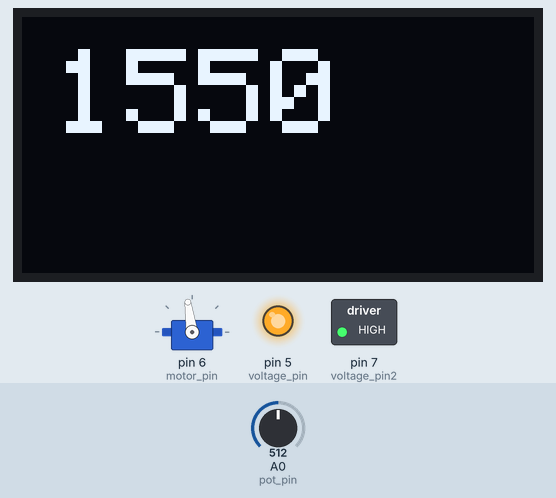
Simulated run of this sketch. Board: Arduino Uno, built with avr-gcc and run on an emulated ATmega328P. Parts: servo, 128×64 one-colour display, switched loads named in the sketch (green lamp = pin HIGH), output pins drawn as LEDs (lit = HIGH). The inputs (shaded band) are chosen by the test bench; at power-on: A0 (pot_pin) = 512.

Above: at 2.2 s.
2.3 s: A0 (pot_pin) set to 716
At 3.5 s:
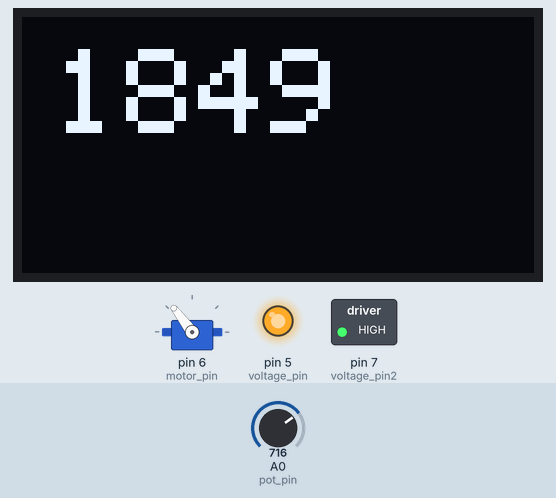
3.8 s: A0 (pot_pin) set to 900
At 5.0 s:
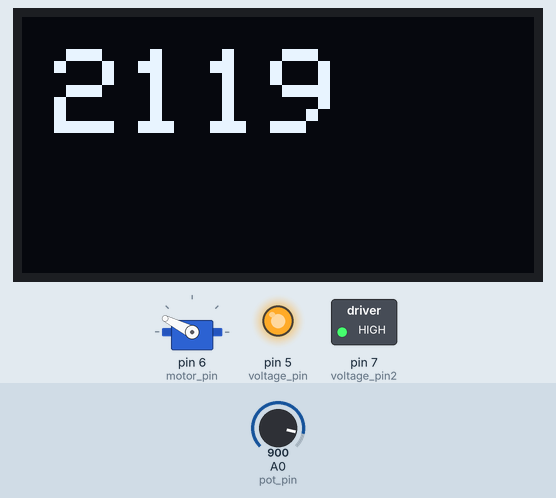
5.3 s: A0 (pot_pin) set to 1023
At 6.5 s:
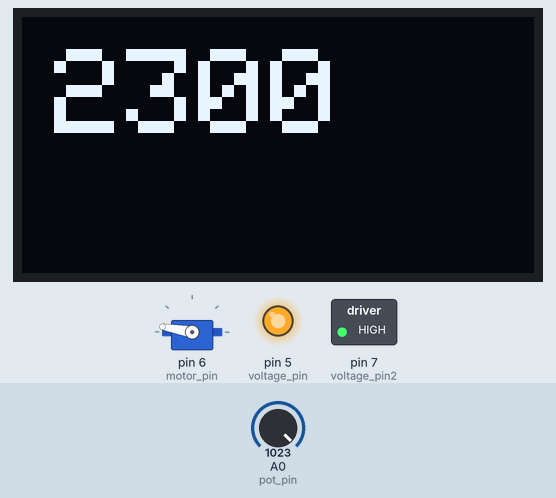
6.8 s: A0 (pot_pin) set to 306
At 8.0 s:
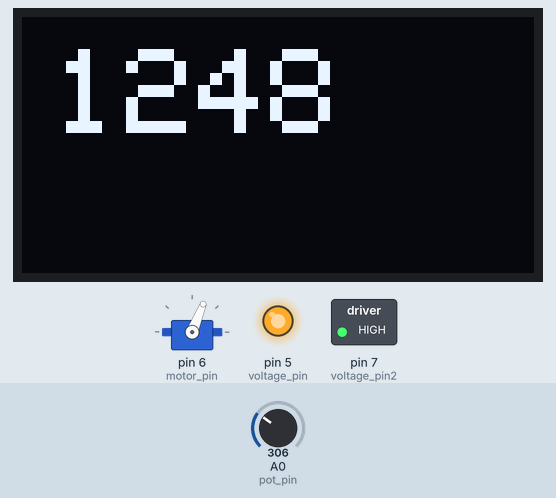
8.3 s: A0 (pot_pin) set to 122
At 9.4 s:
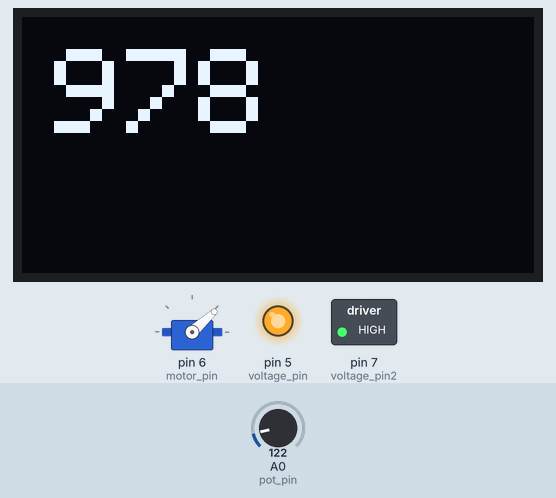
9.8 s: A0 (pot_pin) set to 0
At 10.7 s:
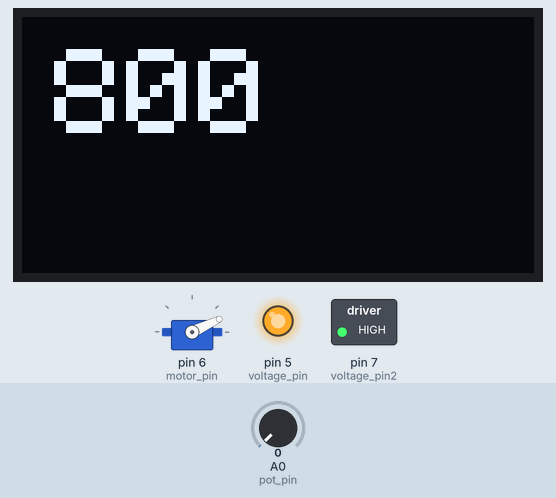
Timing chart, 0 to 12.3 s (numbered marks = the images above; inputs shaded):
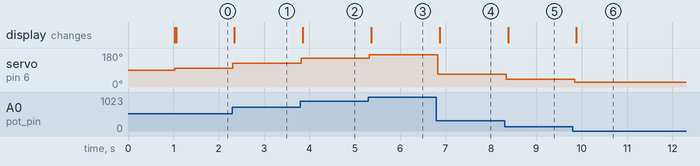

The sketch:

motor_control_with_display.ino
```cpp
#include <Servo.h>
#include <SPI.h>
#include <Wire.h>
#include <Adafruit_GFX.h>
#include <Adafruit_SSD1306.h>

#define OLED_RESET 4
Adafruit_SSD1306 display(OLED_RESET);

Servo motor;
int motor_pin = 6; // motor
int voltage_pin = 5;
int voltage_pin2 = 7;
int pot_pin = 0; // potentiomenr

void setup()
{
    pinMode(voltage_pin, OUTPUT);
    digitalWrite(voltage_pin, HIGH);
    pinMode(voltage_pin2, OUTPUT);
    digitalWrite(voltage_pin2, HIGH);
    motor.attach(motor_pin);
    delay(1000);
    display.begin(SSD1306_SWITCHCAPVCC, 0x3C); // display adress
}

void loop()
{
    int val = map(analogRead(pot_pin), 0, 1023, 800, 2300);
    motor.writeMicroseconds(val);
    delay(10);
    display.clearDisplay();
    display.setTextSize(3);
    display.setTextColor(WHITE);
    display.setCursor(8,8);
    display.println(val);
    display.display();
    delay(10);
}
```

Measured:
- after the input at 2.3 s, servo on pin 6 (motor_pin): 98° → 127° at once; the display: changes at once (image 1)
- after the input at 3.8 s, servo on pin 6 (motor_pin): 127° → 153° at once; the display: changes after 0.05 s (image 2)
- after the input at 5.3 s, servo on pin 6 (motor_pin): 153° → 170° at once; the display: changes after 0.06 s (image 3)
- after the input at 6.8 s, servo on pin 6 (motor_pin): 170° → 68° at once; the display: changes after 0.07 s (image 4)
- after the input at 8.3 s, servo on pin 6 (motor_pin): 68° → 42° at once; the display: changes after 0.08 s (image 5)
- after the input at 9.8 s, servo on pin 6 (motor_pin): 42° → 25° at once; the display: changes after 0.08 s (image 6)
